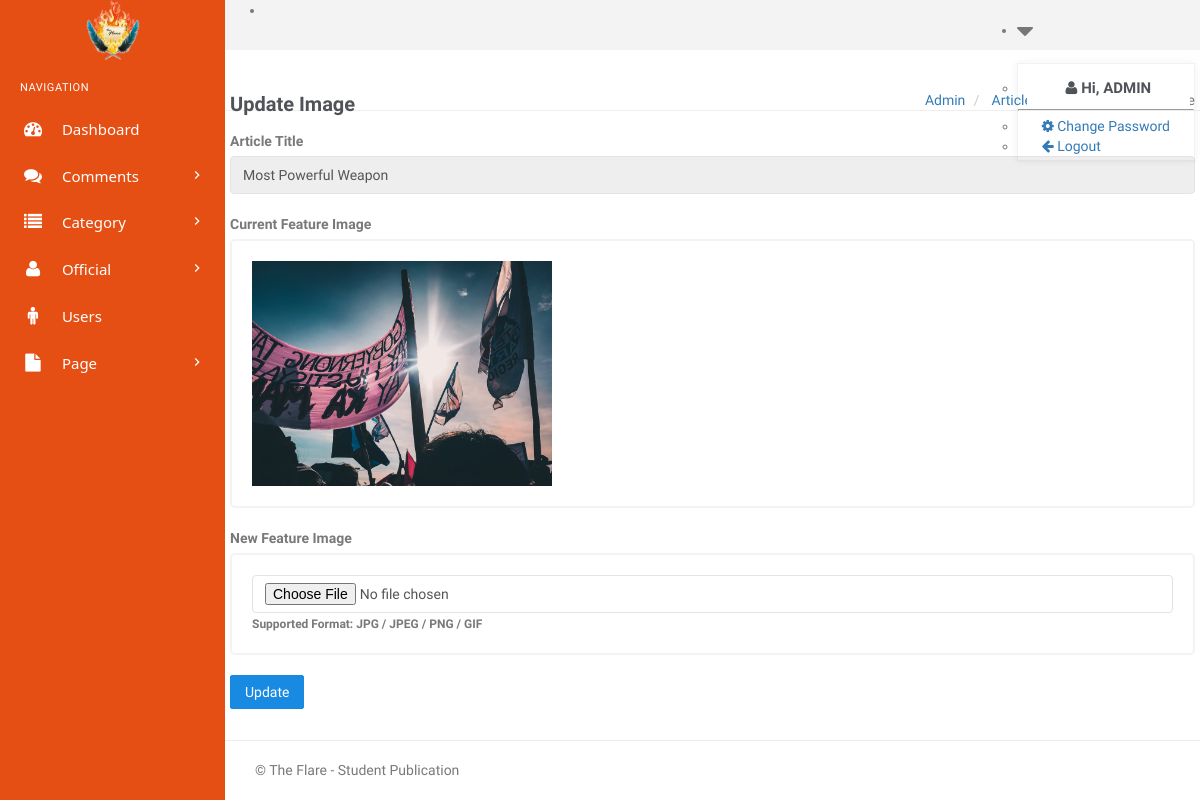
Page /admin/change-image.php?pid=3 (signed in) on the committed database.
### tables this page shows
CREATE TABLE `tblposts` (
  `id` int(11) NOT NULL,
  `PostTitle` varchar(250) DEFAULT NULL,
  `CategoryId` int(11) DEFAULT NULL,
  `PostDetails` longtext DEFAULT NULL,
  `PostingDate` datetime DEFAULT NULL,
  `UpdationDate` datetime DEFAULT NULL,
  `PostUrl` mediumtext DEFAULT NULL,
  `PostImage` varchar(255) DEFAULT NULL,
  `Is_Active` int(1) DEFAULT NULL
);

### admin/change-image.php (the view, shortened to what this page needs)
<?php
include('includes/config.php');
if (isset($_SESSION['id']) && isset($_SESSION['name']) && isset($_SESSION['positionid'])) {
?>
    <!DOCTYPE html>
    <html lang="en">
    <head>
        <link href="../plugins/summernote/summernote.css" rel="stylesheet" />
        <link href="../plugins/select2/css/select2.min.css" rel="stylesheet" type="text/css" />
        <link href="../plugins/jquery.filer/css/jquery.filer.css" rel="stylesheet" />
        <link href="../plugins/jquery.filer/css/themes/jquery.filer-dragdropbox-theme.css" rel="stylesheet" />
        <link href="assets/css/bootstrap.min.css" rel="stylesheet" type="text/css" />
        <link href="assets/css/core.css" rel="stylesheet" type="text/css" />
        <link href="assets/css/components.css" rel="stylesheet" type="text/css" />
        <link href="assets/css/icons.css" rel="stylesheet" type="text/css" />
        <link href="assets/css/pages.css" rel="stylesheet" type="text/css" />
        <link href="assets/css/menu.css" rel="stylesheet" type="text/css" />
        <link href="assets/css/responsive.css" rel="stylesheet" type="text/css" />
        <link rel="stylesheet" href="../plugins/switchery/switchery.min.css">
    </head>
    <body class="fixed-left">
        <div id="wrapper">
            <?php include('includes/topheader.php'); ?>
            <?php include('includes/leftsidebar.php'); ?>
            <div class="content-page">
                <div class="content">
                    <div class="container">
                        <div class="row">
                            <div class="col-xs-12">
                                <div class="page-title-box">
                                    <h4 class="page-title">Update Image </h4>
                                    <ol class="breadcrumb p-0 m-0">
                                        <li>
                                            <a href="#">Admin</a>
                                        </li>
                                        <li>
                                            <a href="#"> Article </a>
                                        </li>
                                        <li>
                                            <a href="#"> Edit </a>
                                        </li>
                                        <li class="active">
                                        </li>
                                    </ol>
                                </div>
                            </div>
                        </div>
                        <form name="addpost" method="post" enctype="multipart/form-data">
                            <?php
                            $postid = intval($_GET['pid']);
                            $query = mysqli_query($con, "select PostImage,PostTitle from tblposts where id='$postid' and Is_Active=1 ");
                            while ($row = mysqli_fetch_array($query)) {
                            ?>
                                <div class="row">
                                    <div class="col-md-10 col-md-offset-1">
                                        <div class="p-6">
                                            <div class="">
                                                <form name="addpost" method="post">
                                                    <div class="form-group m-b-20">
                                                        <label for="">Article Title</label>
                                                        <input type="text" class="form-control" id="posttitle" value="<?php echo htmlentities($row['PostTitle']); ?>" name="posttitle" readonly>
                                                    </div>
                                                    <div class="row">
                                                        <div class="col-sm-12">
                                                            <label for="">Current Feature Image</label>
                                                            <div class="card-box">
                                                                <img src="postimages/<?php echo htmlentities($row['PostImage']); ?>" width="300" />
                                                            </div>
                                                        </div>
                                                    </div>
                                                <?php } ?>
                                                <div class="row">
                                                    <div class="col-sm-12">
                                                        <label for="">New Feature Image</label>
                                                        <div class="card-box">
                                                            <input type="file" class="form-control" id="postimage" name="postimage" required>
                                                            <b style="font-size: 12px;">Supported Format: JPG / JPEG / PNG / GIF</b>
                                                        </div>
                                                    </div>
                                                </div>
                                                <button type="submit" name="update" class="btn btn-primary waves-effect waves-light">Update </button>
                                                </form>
                                            </div>
                                        </div>
                                    </div>
                                </div>
                    </div>
                </div>
                <?php include('includes/footer.php'); ?>
            </div>
        </div>
    </body>
    </html>
<?php
} else {
    header("Location: index.php");
    exit();
}
?>

### admin/assets/css/core.css (style rules this page uses)
body { font-family: 'Varela Round', sans-serif; margin: 0; padding-bottom: 60px; overflow-x: hidden; color: #797979; }
html { position: relative; min-height: 100%; }
.h1, .h2, .h3, .h4, .h5, .h6, h1, h2, h3, h4, h5, h6 { color: #505458; font-family: 'Hind Madurai', sans-serif; margin: 10px 0; }
* { outline: none !important; }
b, strong { font-weight: 600; font-family: 'Hind Madurai', sans-serif; }
.container { width: auto; }
#wrapper { height: 100%; overflow: hidden; width: 100%; }
.p-0 { padding: 0 !important; }
.m-0 { margin: 0 !important; }
.m-b-20 { margin-bottom: 20px !important; }
.card-box { padding: 20px; border: 2px solid #f3f3f3; -webkit-border-radius: 5px; border-radius: 5px; -moz-border-radius: 5px; background-clip: padding-box; margin-bottom: 20px; background-color: #ffffff; }
.row { margin-right: -10px; margin-left: -10px; }
.col-lg-1, .col-lg-10, .col-lg-11, .col-lg-12, .col-lg-2, .col-lg-3, .col-lg-4, .col-lg-5, .col-lg-6, .col-lg-7, .col-lg-8, .col-lg-9, .col-md-1, .col-md-10, .col-md-11, .col-md-12, .col-md-2, .col-md-3, .col-md-4, .col-md-5, .col-md-6, .col-md-7, .col-md-8, .col-md-9, .col-sm-1, .col-sm-10, .col-sm-11, .col-sm-12, .col-sm-2, .col-sm-3, .col-sm-4, .col-sm-5, .col-sm-6, .col-sm-7, .col-sm-8, .col-sm-9, .col-xs-1, .col-xs-10, .col-xs-11, .col-xs-12, .col-xs-2, .col-xs-3, .col-xs-4, .col-xs-5, .col-xs-6, .col-xs-7, .col-xs-8, .col-xs-9 { padding-left: 10px; padding-right: 10px; }
.breadcrumb { background-color: transparent; margin-bottom: 15px; padding-top: 10px; padding-left: 0; }
.waves-effect { position: relative; cursor: pointer; display: inline-block; overflow: hidden; -webkit-user-select: none; -moz-user-select: none; -ms-user-select: none; user-select: none; -webkit-tap-highlight-color: transparent; vertical-align: middle; z-index: 1; will-change: opacity, transform; -webkit-transition: all 0.3s ease-out; -moz-transition: all 0.3s ease-out; -o-transition: all 0.3s ease-out; -ms-transition: all 0.3s ease-out; transition: all 0.3s ease-out; }

### admin/assets/css/menu.css (style rules this page uses)
.content-page { margin-left: 225px; overflow: hidden; }
.content-page .content { padding: 0 5px 10px 5px; margin-top: 70px; }
.page-title { font-size: 20px; margin-bottom: 0; margin-top: 0; font-weight: 600; }
.page-title-box { padding: 20px; border-bottom: 1px solid #eee; margin: 0 -20px 20px -20px; }
.page-title-box .page-title { margin-bottom: 0; float: left; }
.page-title-box .breadcrumb { float: right; background-color: transparent !important; }

### rows in the picture
tblposts: posttitle "Most Powerful Weapon", PostImage (picture)

### other values in the picture
$_SESSION['name'] "ADMIN"
